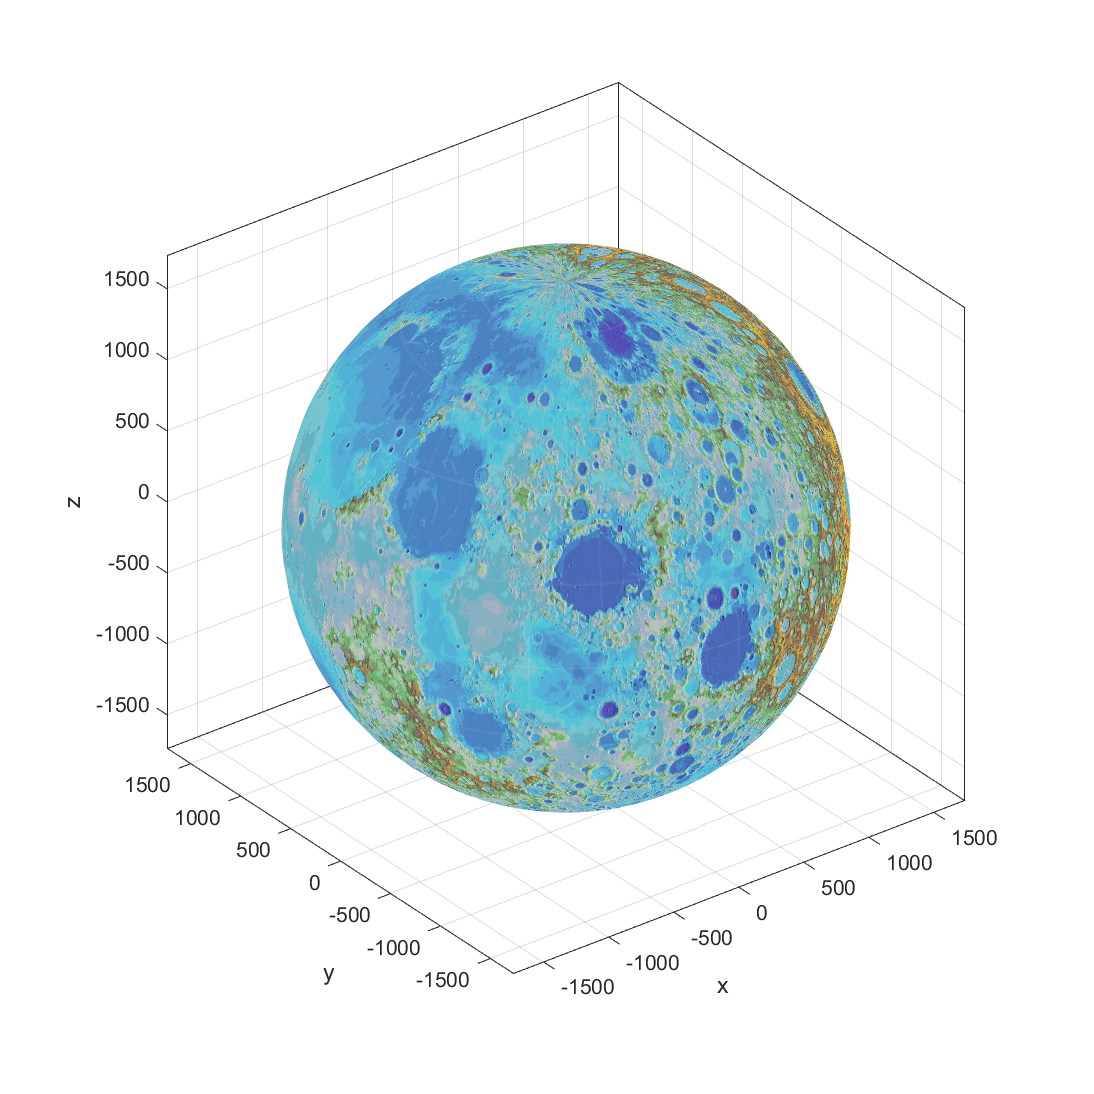

Write the Julia code that produced this figure.
"""
Plot Moon
"""

include("../src/PLOTLAB.jl")

PLOTLAB.close_all()
fig = PLOTLAB.figure(3)

# plot Moon
radii = [1737.0, 1737.0, 1737.0]
center = [0.0,0.0,0.0]
PLOTLAB.plot_moon(radii, center)

# save
PLOTLAB.saveas(fig, "example_moon.png")
